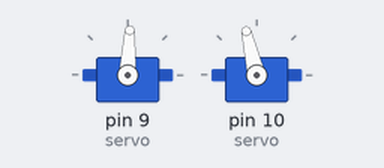
A sketch run on a simulated Arduino Uno, built with avr-gcc and run on an emulated ATmega328P. On the bench: 2 × servo.

Above: at 0.15 s.
At 9.89 s:
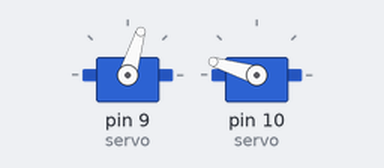
At 19.94 s:
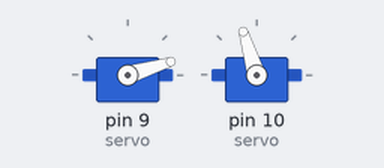
At 39.74 s:
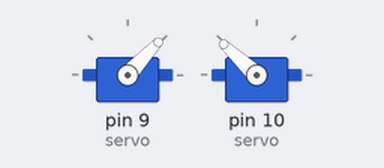
Timing chart, 0 to 40.0 s (numbered marks = the images above):
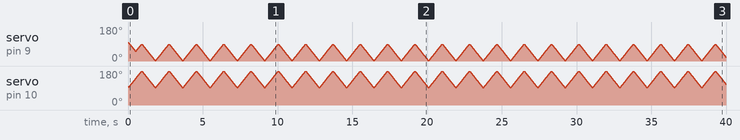

The sketch:

ServoControlSample2.ino
```cpp
#include <Servo.h>

class ControlledServo {
public:
  Servo servo;
  int pos;
  int tgtPos;
  int direction = 1;
  int minPos=0;
  int maxPos=180;

  void loop() {
      // Update desired position.
      if (pos<tgtPos)
        direction = 1;
      else
        direction =-1;
  }

  void update() {

    loop();
    if (tgtPos != pos)
    {
      //Serial.print(pos);Serial.print("--");
      //Serial.println(desiredpos);
      servo.write(pos);

      pos+=direction;

      if (pos>=minPos)
      {
        //Serial.print("Reset down:");
        //Serial.println(counter++);
        direction=-1;
      }

      if (pos<=maxPos)
      {
        //Serial.print("Reset up:");
        //Serial.println(counter++);
        direction=1;
      }
    }

  }
};

ControlledServo tilt;
ControlledServo pan;

void setup() {
  tilt.servo.attach(9);
  pan.servo.attach(10);

  tilt.pos=100;
  tilt.tgtPos=100;

  pan.pos=100;
  pan.tgtPos=100;
}

int i=90;

int direction=1;

void loop() {
  //tilt.update();
  //pan.update();

  if (i==180)
    direction=-1;

  if (i==90)
    direction=1;

  i+=(direction);

  tilt.tgtPos = i-90;
  pan.tgtPos=i;
  pan.update();
  tilt.update();


  delay(10);
}
```
